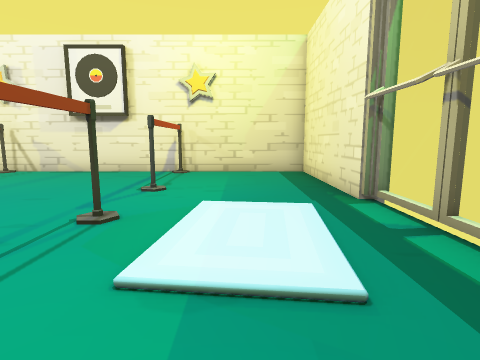
view 1 (above)

15 first-person views from a walk through a 3-D level made in the Unity game engine. The camera is 1.2 m above the floor, tilts 8° down and sees 80° across. The floor is counted in squares, 1 m on a side. Each view is taken from the middle of a square. On the plan, view 1 faces up. The plan holds only what a view shows up to about 13 squares ahead; the rest is blank. The player character is not drawn. Some animated figures are not drawn. Door leaves are left out, so doorways stand open. Some surface patterns are stand-ins.

view 2
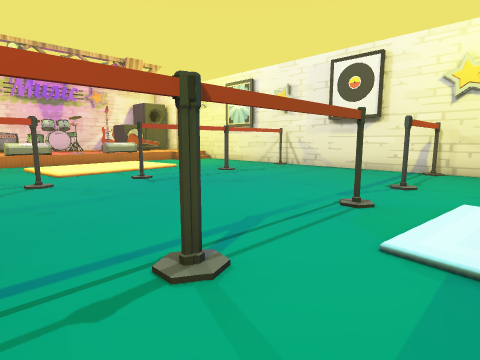

view 3
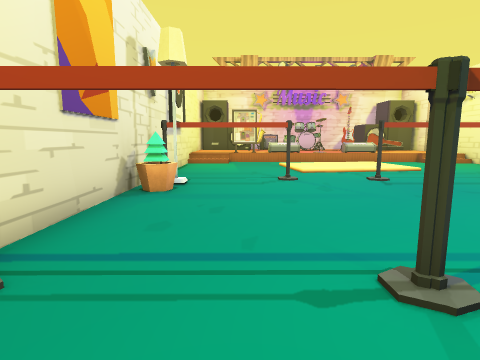

view 4
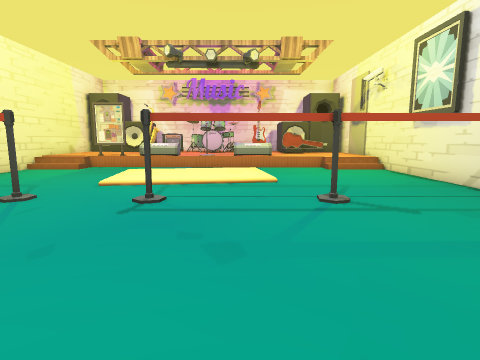

view 5
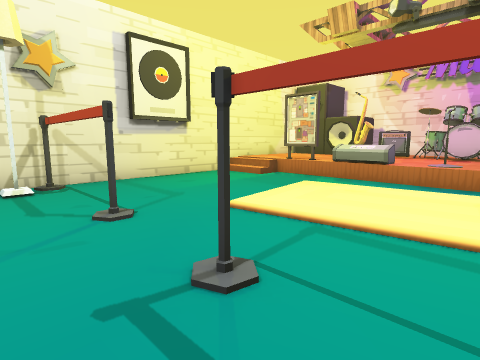

view 6
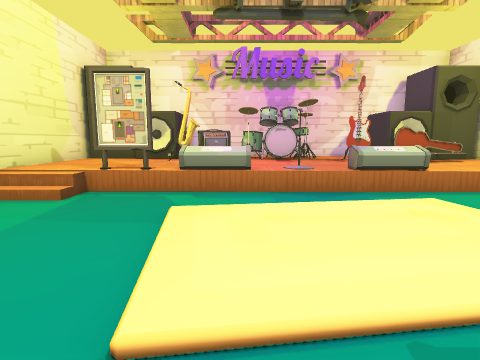

view 7
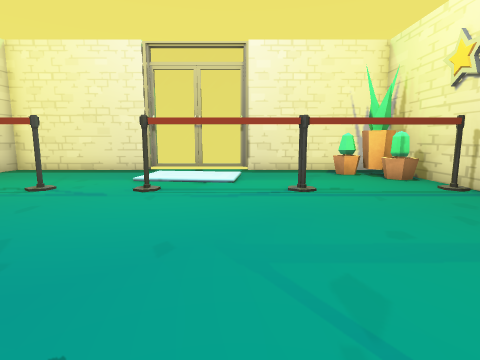

view 8
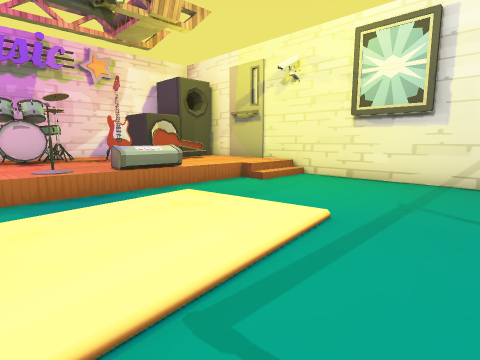

view 9
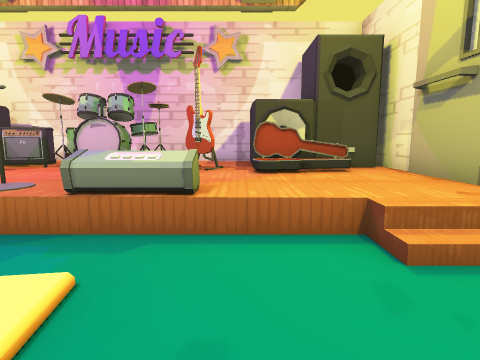

view 10
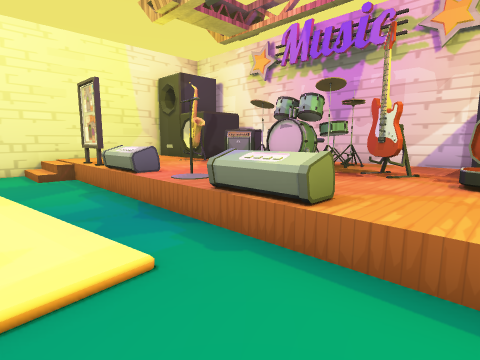

view 11
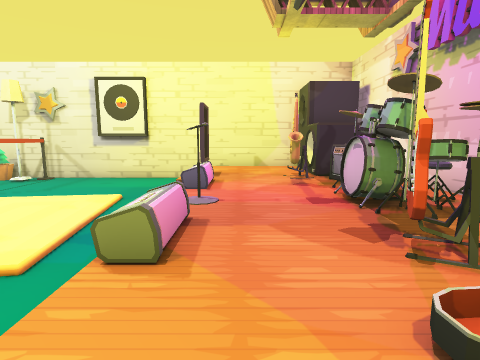

view 12
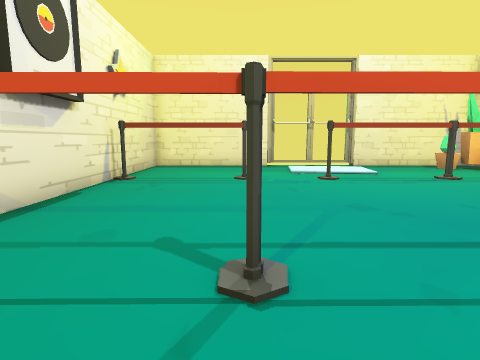

view 13
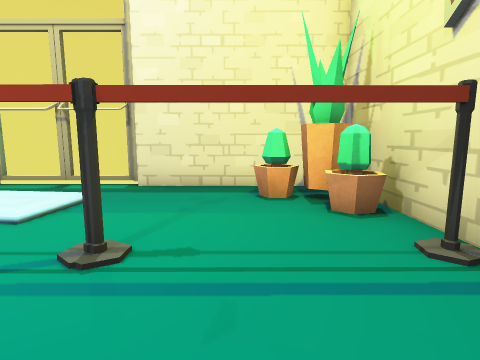

view 14
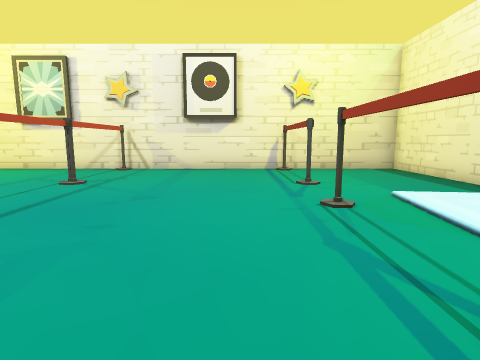

view 15
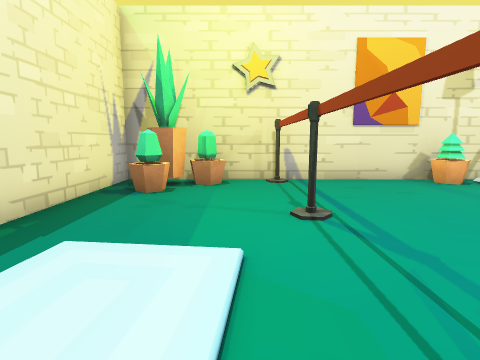

### Floor plan
Key: @ floor where view 1 was taken; # wall or solid block; . main floor; : floor 0.5 m higher than the main floor; / step, stairs or slope; D open door; = window, fence, low wall or low ledge; R rug; P plant; U drum; O other object.
Columns run from 22 left of view 1 to 3 right of it. Each row starts with its distance up from view 1.
 11   ########################
 10   O::::/.....O......O....#
  9   #O:::/.....O......O....#
  8 #OOO:::......O......O....#
  7 #OO::::......O......O....#
  6 #::O::O..RR..O...........#
  5 #U:O::/.RRRR.O........RR.=
  4 #UUU::/.RRRR.O......ORRR.D
  3 #UUU::O.RRRR........ORRR.D
  2 # U:::/..RRR........O.R..=
  1 ##O#::O..RRR........O....#
  0 #OOO:::......O......O.@..#
 -1 #OO:::#......O......O....#
 -2   #::::/.....O......O..P.#
 -3   O::::/.....O#P....O.PP.#
 -4   ########################

Positions as (right, up) in squares from view 1, and headings:
1: (0, 0), facing up
2: (0, -1), facing up-left
3: (0, -1), facing left
4: (-3, 5), facing left
5: (-7, 5), facing down-left
6: (-9, 2), facing left
7: (-9, 2), facing right
8: (-9, 2), facing up-left
9: (-12, 7), facing left
10: (-13, 8), facing down-left
11: (-17, 9), facing down
12: (-11, 7), facing right
13: (-5, -1), facing right
14: (-4, -1), facing up
15: (-1, 5), facing down
